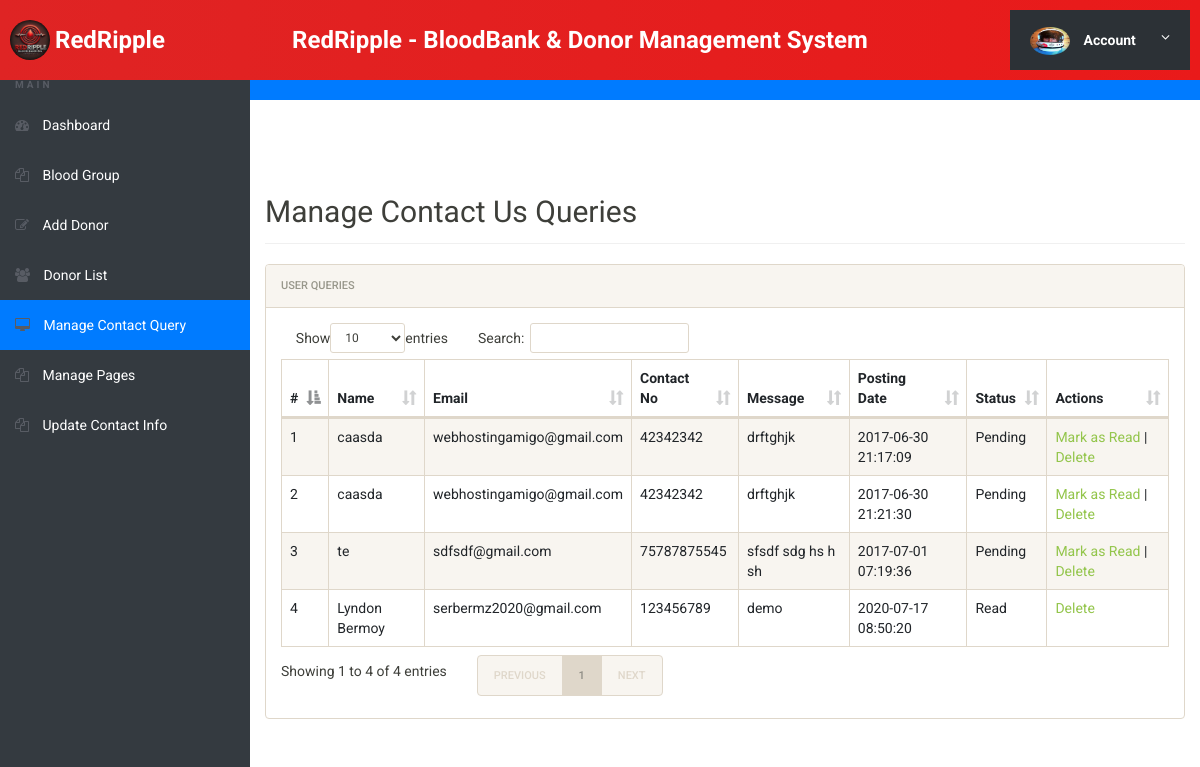
Before: /bbdms/admin/manage-conactusquery.php (signed in) with the older database file.
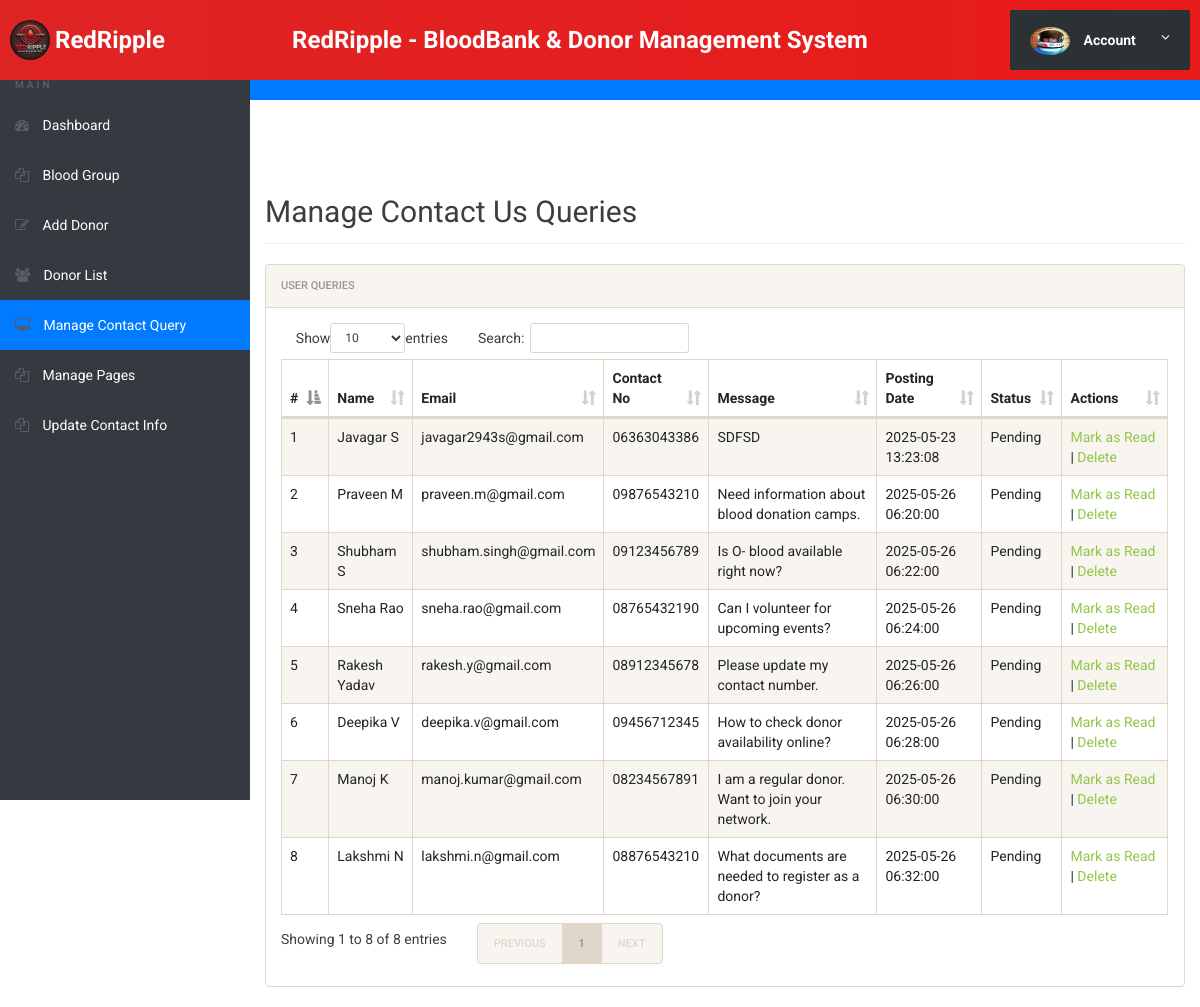
After: the same page with the newer database file.
### tables this page shows
CREATE TABLE `tblcontactusquery` (
  `id` int(11) NOT NULL,
  `name` varchar(100) DEFAULT NULL,
  `EmailId` varchar(120) DEFAULT NULL,
  `ContactNumber` char(11) DEFAULT NULL,
  `Message` longtext DEFAULT NULL,
  `PostingDate` timestamp NOT NULL DEFAULT current_timestamp(),
  `status` int(11) DEFAULT NULL
);

### bbdms/admin/manage-conactusquery.php (the view, shortened to what this page needs)
<?php
include('includes/config.php');
$sql = "SELECT * FROM tblcontactusquery";
$query = $dbh->prepare($sql);
$query->execute();
$results = $query->fetchAll(PDO::FETCH_OBJ);
?>
<!doctype html>
<html lang="en">
<head>
    <link rel="stylesheet" href="css/bootstrap.min.css">
    <link rel="stylesheet" href="css/font-awesome.min.css">
    <link rel="stylesheet" href="css/dataTables.bootstrap.min.css">
    <link rel="stylesheet" href="css/style.css">
</head>
<body>
    <?php include('includes/header.php'); ?>
    <div class="ts-main-content">
        <?php include('includes/leftbar.php'); ?>
        <div class="content-wrapper">
            <div class="container-fluid">
                <h2 class="page-title">Manage Contact Us Queries</h2>
                <div class="panel panel-default">
                    <div class="panel-heading">User  Queries</div>
                    <div class="panel-body">
                        <div class="table-responsive">
                            <table id="zctb" class="table table-striped table-bordered">
                                <thead>
                                    <tr>
                                        <th>#</th>
                                        <th>Name</th>
                                        <th>Email</th>
                                        <th>Contact No</th>
                                        <th>Message</th>
                                        <th>Posting Date</th>
                                        <th>Status</th>
                                        <th>Actions</th>
                                    </tr>
                                </thead>
                                <tbody>
                                    <?php $cnt = 1; foreach ($results as $result) { ?>
                                        <tr>
                                            <td><?= htmlentities($cnt++) ?></td>
                                            <td><?= htmlentities($result->name) ?></td>
                                            <td><?= htmlentities($result->EmailId) ?></td>
                                            <td><?= htmlentities($result->ContactNumber) ?></td>
                                            <td><?= htmlentities($result->Message) ?></td>
                                            <td><?= htmlentities($result->PostingDate) ?></td>
                                            <td><?= $result->status == 1 ? 'Read' : 'Pending' ?></td>
                                            <td>
                                                <?php if ($result->status == 1) { ?>
                                                    <a href="?del=<?= htmlentities($result->id) ?>" onclick="return confirm('Are you sure?')">Delete</a>
                                                <?php } else { ?>
                                                    <a href="?eid=<?= htmlentities($result->id) ?>" onclick="return confirm('Mark as read?')">Mark as Read</a> |
                                                    <a href="?del=<?= htmlentities($result->id) ?>" onclick="return confirm('Are you sure?')">Delete</a>
                                                <?php } ?>
                                            </td>
                                        </tr>
                                    <?php } ?>
                                </tbody>
                            </table>
                        </div>
                    </div>
                </div>
            </div>
        </div>
    </div>
</body>
</html>

Changed rows visible on the page:
removed tblcontactusquery: name "caasda", EmailId "webhostingamigo@gmail.com", ContactNumber "42342342", Message "drftghjk", PostingDate "2017-06-30 21:17:09", shows "Pending"
removed tblcontactusquery: name "caasda", EmailId "webhostingamigo@gmail.com", ContactNumber "42342342", Message "drftghjk", PostingDate "2017-06-30 21:21:30", shows "Pending"
removed tblcontactusquery: name "te", EmailId "sdfsdf@gmail.com", ContactNumber "75787875545", Message "sfsdf sdg hs h sh", PostingDate "2017-07-01 07:19:36", shows "Pending"
removed tblcontactusquery: name "Lyndon Bermoy", EmailId "serbermz2020@gmail.com", ContactNumber "123456789", Message "demo", PostingDate "2020-07-17 08:50:20", status "Read"
added tblcontactusquery: name "Javagar S", EmailId "javagar2943s@gmail.com", ContactNumber "06363043386", Message "SDFSD", PostingDate "2025-05-23 13:23:08", shows "Pending"
added tblcontactusquery: name "Praveen M", EmailId "praveen.m@gmail.com", ContactNumber "09876543210", Message "Need information about blood donation camps.", PostingDate "2025-05-26 06:20:00", shows "Pending"
added tblcontactusquery: name "Shubham S", EmailId "shubham.singh@gmail.com", ContactNumber "09123456789", Message "Is O- blood available right now?", PostingDate "2025-05-26 06:22:00", shows "Pending"
added tblcontactusquery: name "Sneha Rao", EmailId "sneha.rao@gmail.com", ContactNumber "08765432190", Message "Can I volunteer for upcoming events?", PostingDate "2025-05-26 06:24:00", shows "Pending"
added tblcontactusquery: name "Rakesh Yadav", EmailId "rakesh.y@gmail.com", ContactNumber "08912345678", Message "Please update my contact number.", PostingDate "2025-05-26 06:26:00", shows "Pending"
added tblcontactusquery: name "Deepika V", EmailId "deepika.v@gmail.com", ContactNumber "09456712345", Message "How to check donor availability online?", PostingDate "2025-05-26 06:28:00", shows "Pending"
added tblcontactusquery: name "Manoj K", EmailId "manoj.kumar@gmail.com", ContactNumber "08234567891", Message "I am a regular donor. Want to join your network.", PostingDate "2025-05-26 06:30:00", shows "Pending"
added tblcontactusquery: name "Lakshmi N", EmailId "lakshmi.n@gmail.com", ContactNumber "08876543210", Message "What documents are needed to register as a donor?", PostingDate "2025-05-26 06:32:00", shows "Pending"
Other visible differences:
text written by a page script: "Show entries Search: Showing 1 to 4 of 4 entries PREVIOUS 1 NEXT" → "Show entries Search: Showing 1 to 8 of 8 entries PREVIOUS 1 NEXT"
